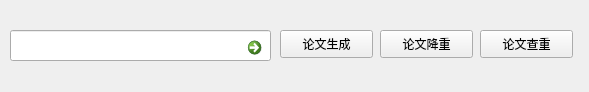
<?xml version="1.0" encoding="UTF-8"?>
<ui version="4.0">
 <class>Form</class>
 <widget class="QWidget" name="Form">
  <property name="geometry">
   <rect>
    <x>0</x>
    <y>0</y>
    <width>589</width>
    <height>92</height>
   </rect>
  </property>
  <property name="windowTitle">
   <string>fg论文</string>
  </property>
  <widget class="QPushButton" name="pushButton">
   <property name="geometry">
    <rect>
     <x>280</x>
     <y>30</y>
     <width>93</width>
     <height>28</height>
    </rect>
   </property>
   <property name="text">
    <string>论文生成</string>
   </property>
  </widget>
  <widget class="QLineEdit" name="lineEdit">
   <property name="geometry">
    <rect>
     <x>10</x>
     <y>30</y>
     <width>261</width>
     <height>31</height>
    </rect>
   </property>
  </widget>
  <widget class="QPushButton" name="pushButton_2">
   <property name="geometry">
    <rect>
     <x>380</x>
     <y>30</y>
     <width>93</width>
     <height>28</height>
    </rect>
   </property>
   <property name="text">
    <string>论文降重</string>
   </property>
  </widget>
  <widget class="QCommandLinkButton" name="commandLinkButton">
   <property name="geometry">
    <rect>
     <x>240</x>
     <y>30</y>
     <width>31</width>
     <height>31</height>
    </rect>
   </property>
   <property name="text">
    <string/>
   </property>
  </widget>
  <widget class="QPushButton" name="pushButton_3">
   <property name="geometry">
    <rect>
     <x>480</x>
     <y>30</y>
     <width>93</width>
     <height>28</height>
    </rect>
   </property>
   <property name="text">
    <string>论文查重</string>
   </property>
  </widget>
 </widget>
 <resources/>
 <connections/>
</ui>
